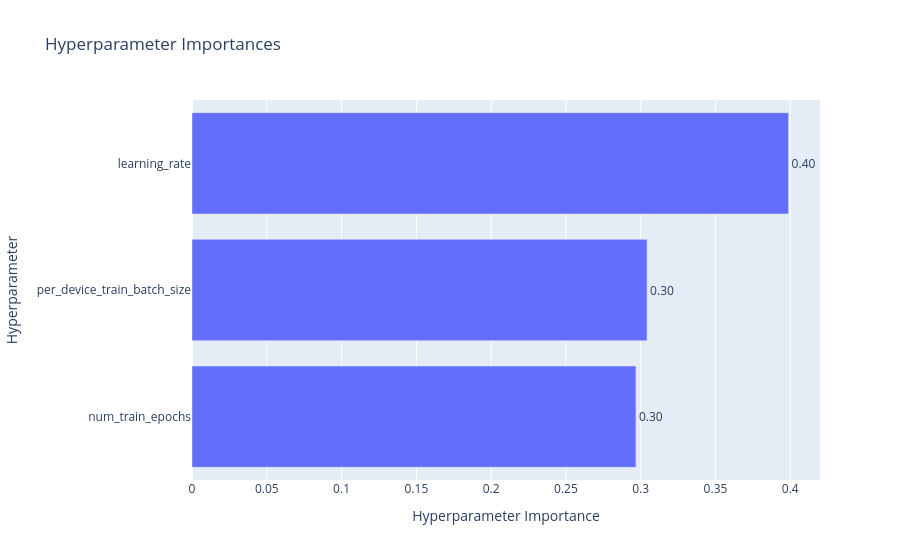

Here is the notebook cell this chart was saved with:
### Code cell
optuna.visualization.plot_param_importances(study)

### Figure 1 — Plotly figure (JSON) as saved in the notebook; plotly's stock layout.template omitted (floating-point values rounded to 4 significant figures)
{"data": [{"cliponaxis": false, "hovertemplate": ["num_train_epochs (IntDistribution): 0.2968313716665807<extra></extra>", "per_device_train_batch_size (CategoricalDistribution): 0.3042771653123745<extra></extra>", "learning_rate (FloatDistribution): 0.39889146302104483<extra></extra>"], "name": "Objective Value", "orientation": "h", "text": ["0.30", "0.30", "0.40"], "textposition": "outside", "type": "bar", "x": [0.2968, 0.3043, 0.3989], "y": ["num_train_epochs", "per_device_train_batch_size", "learning_rate"]}], "layout": {"title": {"text": "Hyperparameter Importances"}, "xaxis": {"title": {"text": "Hyperparameter Importance"}}, "yaxis": {"title": {"text": "Hyperparameter"}}}}
